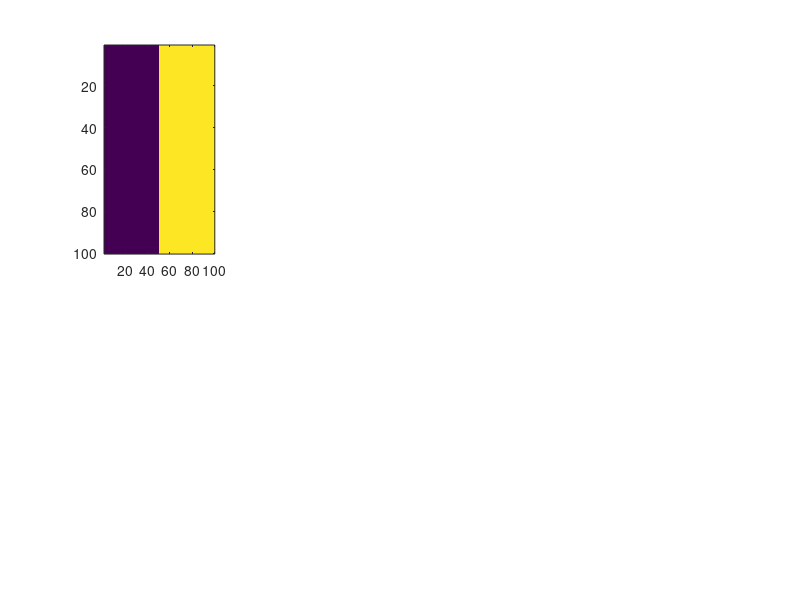

This chart was generated by the following MATLAB code: (Note: this script raises an error after producing the figure.)
function Fig_1

clear all; close all;
fig1=figure('Units','normalized','Position',[0.05 0.05 0.55 0.9],'Color',[1 1 1]);%[0.03 0.25 0.4 0.45]); %[left bottom width height];   

m = 100; % domain size m x m
dt = 0.01; %time step - note as h in the article

D = 0; % ratio of diffusion coeffcients
t = 0; % initial time

epsilon = 0.02; 
a       = 0.8; 
b       = 0.03;
 
N =[5 10 15 20 30]./dt; % iterations (time moments) to be visualized  
T_max = 3000; % the last time moment to be visualized  
N_max = T_max/dt; % the last iteration to be visualized
     
kkk = 0; 
%- Initial conditions -
lambda11_0 = zeros(m); lambda11_0(:,ceil(m/2)+1:m) = 0.9;  % U field: lambda11_0*D1+lambda12_0*D2
lambda12_0 = zeros(m); lambda12_0(:,ceil(m/2)+1:m) = 0.9;  % U field 

lambda21_0 = zeros(m); lambda21_0(1:ceil(m/2),:)   = 0.9;  % V field: lambda21_0*D1+lambda22_0*D2
lambda22_0 = zeros(m); lambda22_0(1:ceil(m/2),:)   = 0.9;  % V field


%- Visualization of initial conditions -
kkk = kkk+1;
sub(kkk)=subplot(2,4,kkk); 
imagesc(lambda11_0);   
colormap(bluewhitered(256));    
set(gca,'XTickLabel',[]); 
set(gca,'YTickLabel',[]);

kkk = kkk+1;
sub(kkk)=subplot(2,4,kkk); 
imagesc(lambda21_0);   
colormap(bluewhitered(256));    
set(gca,'XTickLabel',[]);
set(gca,'YTickLabel',[]);
    
% - Computations -
for i=1:N_max  
    
   lambda11_1 = lambda11_0 + (f(lambda11_0,lambda21_0,epsilon,a,b)+Lattice(lambda11_0,m))*dt; % u:lambda11_0*D1+lambda12_0*D2
   lambda12_1 = lambda12_0 + (f(lambda12_0,lambda22_0,epsilon,a,b)+Lattice(lambda12_0,m))*dt; 
                                 % u:lambda11_0*D1+lambda12_0*D2

   lambda21_1 = lambda21_0 + (g(lambda11_0,lambda21_0) + D*Lattice(lambda21_0,m))*dt; % v
   lambda22_1 = lambda22_0 + (g(lambda12_0,lambda22_0) + D*Lattice(lambda22_0,m))*dt;
                                % v: lambda21_0*D1+lambda22_0*D2

   t = t + dt;
   lambda11_0 = lambda11_1; lambda12_0 = lambda12_1;    
   lambda21_0 = lambda21_1; lambda22_0 = lambda22_1;

% - Vizualization of the dynamics of lambda21_0 - 
figure(fig1);
if  ismember(i,N) || i==N_max
    kkk =kkk+1;    
    sub(kkk)=subplot(2,4,kkk); 
    imagesc(lambda21_0);   % v
    set(gca,'XTickLabel',[]);
    set(gca,'YTickLabel',[]);
end

end

%- Unified colorbar -----
Color_Lim = sub(1).CLim;
for iii=2:kkk
    Color_Lim=cat(2,Color_Lim,sub(iii).CLim);
end
Color_max = max(Color_Lim);
Color_min = min(Color_Lim);

for iii=1:kkk
    sub(iii).CLim = [Color_min Color_max];
end

%- Vizualization cosmetics -
%- Subplot positions: fig1 -
pos1 = get(sub(5),'Position'); set(sub(5),'Position',[pos1(1)-0.11 pos1(2)-0.03 pos1(3)-0.01 pos1(4)+0.01]); %[left buttom ]
pos1 = get(sub(1),'Position'); set(sub(1),'Position',[pos1(1)-0.11 pos1(2)-0.06 pos1(3)-0.01 pos1(4)+0.01]); %[left buttom ]
pos1 = get(sub(6),'Position'); set(sub(6),'Position',[pos1(1)-0.14 pos1(2)-0.03 pos1(3)-0.01 pos1(4)+0.01]); %[left buttom ]
pos1 = get(sub(2),'Position'); set(sub(2),'Position',[pos1(1)-0.14 pos1(2)-0.06 pos1(3)-0.01 pos1(4)+0.01]);
pos1 = get(sub(7),'Position'); set(sub(7),'Position',[pos1(1)-0.17 pos1(2)-0.03 pos1(3)-0.01 pos1(4)+0.01]); %[left buttom ]
pos1 = get(sub(3),'Position'); set(sub(3),'Position',[pos1(1)-0.17 pos1(2)-0.06 pos1(3)-0.01 pos1(4)+0.01]);
pos1 = get(sub(4),'Position'); set(sub(4),'Position',[pos1(1)-0.2  pos1(2)-0.06 pos1(3)-0.01 pos1(4)+0.01]);
pos2 = get(sub(8),'Position'); set(sub(8),'Position',[pos2(1)-0.2  pos2(2)-0.03 pos1(3)-0.01 pos1(4)+0.01]);

cbh=colorbar('FontName','Times New Roman','FontSize',22);
cbh.Position=[pos2(1)-0.025  pos2(2)+0.14  0.013 pos2(4)+0.18]; 
cbh.Ticks = linspace(0, 0.9, 10) ; %Create 8 ticks from zero to 1

%- Subplot annotations: fig1 -
annotation(fig1,'textbox',[0.08 0.025 0.055 0.055],'String',{'(e)'},'FontName',...
           'Times New Roman','FontSize',40,'FitBoxToText','off','LineStyle','none');

annotation(fig1,'textbox',[0.08 0.465 0.055 0.055],'String',{'(a)'},'FontName',...
           'Times New Roman','FontSize',40,'FitBoxToText','off','LineStyle','none');

annotation(fig1,'textbox',[0.255 0.025 0.055 0.055],'String',{'(f)'},'FontName',...
           'Times New Roman','FontSize',40,'FitBoxToText','off','LineStyle','none');

annotation(fig1,'textbox',[0.255 0.465 0.055 0.055],'String',{'(b)'},'FontName',...
           'Times New Roman','FontSize',40,'FitBoxToText','off','LineStyle','none');
       
annotation(fig1,'textbox',[0.43 0.025 0.055 0.055],'String',{'(g)'},'FontName',...
           'Times New Roman','FontSize',40,'FitBoxToText','off','LineStyle','none');

annotation(fig1,'textbox',[0.43 0.465 0.055 0.055],'String',{'(c)'},'FontName',...
           'Times New Roman','FontSize',40,'FitBoxToText','off','LineStyle','none');

annotation(fig1,'textbox',[0.61 0.025 0.055 0.055],'String',{'(h)'},'FontName',...
           'Times New Roman','FontSize',40,'FitBoxToText','off','LineStyle','none');

annotation(fig1,'textbox',[0.61  0.46 0.055 0.055],'String',{'(d)'},'FontName',...
           'Times New Roman','FontSize',40,'FitBoxToText','off','LineStyle','none');

%- Functions used in computations -
function [out_data] = Lattice(in_data,in_m)       
 data_temp = Shift(in_data,in_m);
 out_data    = (data_temp.k +  data_temp.d +  data_temp.v +  data_temp.a) - 4* in_data;   
end
 
function [outM] = Shift(inM,in_m)
outM.k = zeros(in_m); % left neighbor 
outM.d = zeros(in_m); % right neighbor
outM.v = zeros(in_m); % upper neighbor
outM.a = zeros(in_m); % bottom neighbor

% no-flux boundary conditions
outM.k = circshift(inM,[ 0  1]); outM.k(:,1)=outM.k(:,2); 
outM.d = circshift(inM,[ 0 -1]); outM.d(:,end)=outM.d(:,end-1); 
outM.v = circshift(inM,[ 1  0]); outM.v(1,:)=outM.v(2,:); 
outM.a = circshift(inM,[-1  0]); outM.a(end,:)=outM.a(end-1,:);  
end 

 % - f(u,v) lambda11 ir  lambda12 -
 function [out_lambda1] = f(in_lambda1,in_lambda2,in_epsilon,in_a,in_b) %  in_x atitinka "u", in_y atitinka "v" (2) formule is M. Vaidelys
 out_lambda1 = (1/in_epsilon)*in_lambda1.*(1-in_lambda1).*(in_lambda1-(1/in_a)*(in_lambda2+in_b));
 end 
 
% -g(u,v) lambda21 ir lambda22 - 
 function [out_data] = g(in_data1,in_data2) 
 out_data = in_data1-in_data2;
 end 

 end



